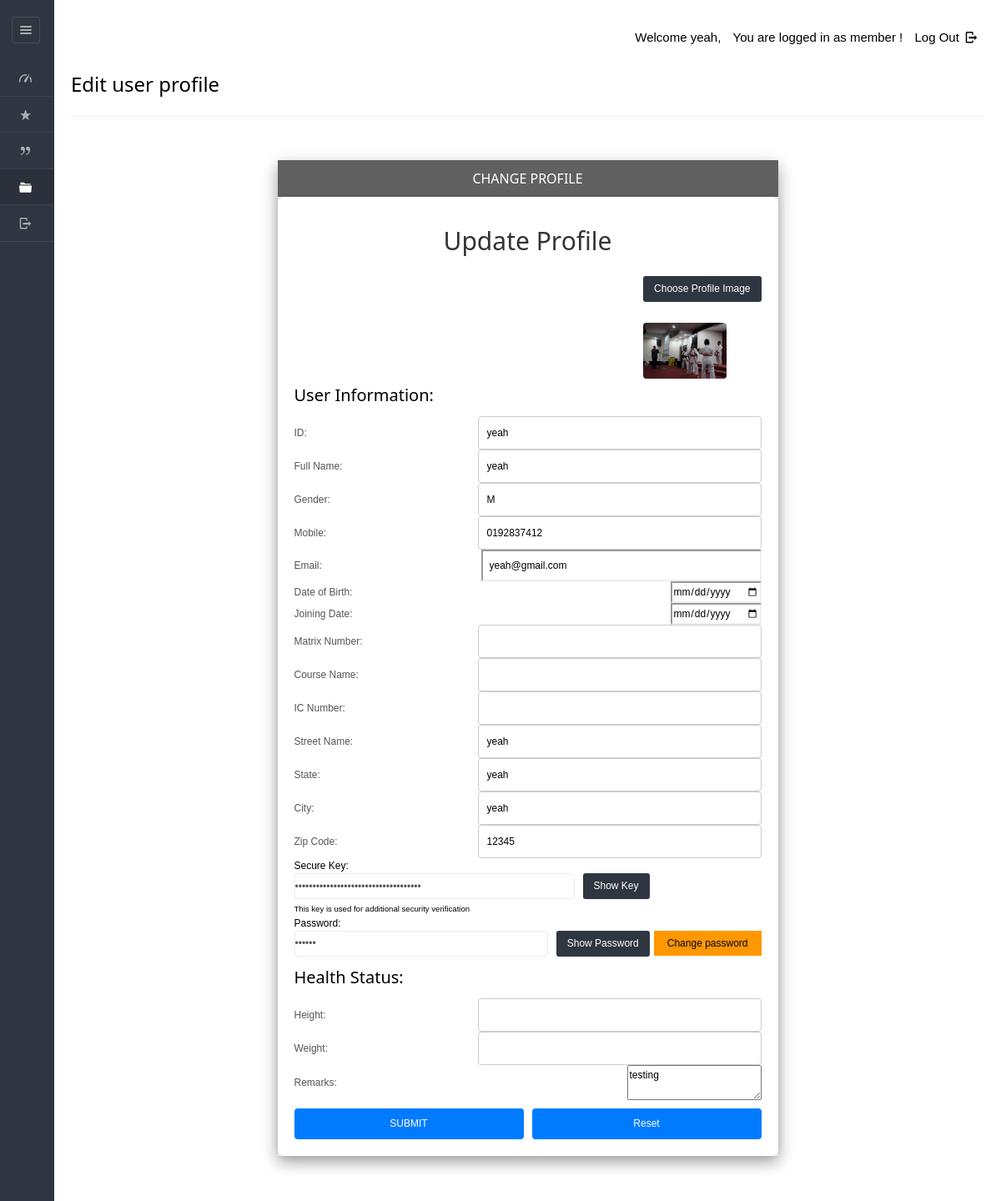
/dashboard/member/more-userprofile.php (signed in), run on the app's committed database.
### tables this page shows
CREATE TABLE IF NOT EXISTS `images` (
  `imageid` varchar(200) NOT NULL,
  `adminid` varchar(20) DEFAULT NULL,
  `userid` varchar(20) DEFAULT NULL,
  `staffid` varchar(20) DEFAULT NULL,
  `planid` varchar(8) DEFAULT NULL,
  `image_path` varchar(255) DEFAULT 'placeholder.jpg',
  `uploaded_at` timestamp NOT NULL DEFAULT CURRENT_TIMESTAMP,
  PRIMARY KEY (`imageid`)
);

CREATE TABLE IF NOT EXISTS `users` (
  `userid` varchar(20) NOT NULL,
  `pass_key` varchar(100) NOT NULL,
  `imageid` varchar(200) DEFAULT NULL,
  `username` varchar(40) DEFAULT NULL,
  `fullName` varchar(100) DEFAULT NULL,
  `gender` varchar(8) DEFAULT NULL,
  `mobile` varchar(20) DEFAULT NULL,
  `email` varchar(200) DEFAULT NULL,
  `dob` varchar(40) DEFAULT NULL,
  `joining_date` varchar(40) DEFAULT NULL,
  `hasApproved` varchar(10) DEFAULT NULL,
  `matrixNumber` varchar(255) DEFAULT NULL,
  `courseName` varchar(255) DEFAULT NULL,
  `no_ic` varchar(50) DEFAULT NULL,
  PRIMARY KEY (`userid`)
);

CREATE TABLE IF NOT EXISTS `address` (
  `addressid` varchar(20) NOT NULL,
  `staffid` varchar(40) DEFAULT NULL,
  `adminid` varchar(20) DEFAULT NULL,
  `userid` varchar(20) NOT NULL,
  `streetName` varchar(40) DEFAULT NULL,
  `state` varchar(40) DEFAULT NULL,
  `city` varchar(40) DEFAULT NULL,
  `zipcode` varchar(5) DEFAULT NULL,
  PRIMARY KEY (`addressid`)
);

CREATE TABLE IF NOT EXISTS `health_status` (
  `healthid` varchar(100) NOT NULL,
  `calorie` int DEFAULT NULL,
  `height` varchar(8) DEFAULT NULL,
  `weight` varchar(8) DEFAULT NULL,
  `remarks` varchar(200) NOT NULL DEFAULT '',
  `userid` varchar(20) NOT NULL,
  `fat` int DEFAULT NULL,
  PRIMARY KEY (`healthid`)
);

### dashboard/member/more-userprofile.php (the view, shortened to what this page needs)
<?php
require '../../include/db_conn.php';
$userid = $_SESSION['userid'];
$user_id = $_SESSION['userid'];
$sql = "SELECT * FROM users WHERE userid = ?";
$stmt = $con->prepare($sql);
$stmt->bind_param("i", $user_id);
$stmt->execute();
$result = $stmt->get_result();
$user_data = $result->fetch_assoc();
$sql = "SELECT * FROM address WHERE userid = ?";
$stmt = $con->prepare($sql);
$stmt->bind_param("i", $user_id);
$stmt->execute();
$result = $stmt->get_result();
$address_data = $result->fetch_assoc();
$sql = "SELECT * FROM health_status WHERE userid = ?";
$stmt = $con->prepare($sql);
$stmt->bind_param("i", $user_id);
$stmt->execute();
$result = $stmt->get_result();
$health_data = $result->fetch_assoc();
$sql = "SELECT * FROM images WHERE userid = ?";
$stmt = $con->prepare($sql);
$stmt->bind_param("i", $user_id);
$stmt->execute();
$result = $stmt->get_result();
$image_data = $result->fetch_assoc();
$query = "SELECT pass_key FROM users WHERE userid = ?";
$stmt = $con->prepare($query);
$stmt->bind_param("i", $user_id);
$stmt->execute();
$stmt->bind_result($user_password);
?>
<!DOCTYPE html>
<html lang="en">
<head>
    <link rel="stylesheet" href="../../css/style.css" id="style-resource-5">
    <link rel="stylesheet" href="../../css/dashMain.css">
    <link rel="stylesheet" type="text/css" href="../../css/entypo.css">
    <link href="a1style.css" rel="stylesheet" type="text/css">
	<link rel="stylesheet" href="../../css/dashboard/sidebar.css">
</head>
<body class="page-body page-fade" onload="collapseSidebar()">
    <div class="page-container sidebar-collapsed" id="navbarcollapse">
        <div class="sidebar-menu">
            <header class="logo-env">
                <div class="sidebar-collapse" onclick="collapseSidebar()">
                    <a href="#" class="sidebar-collapse-icon with-animation">
                        <i class="entypo-menu"></i>
                    </a>
                </div>
            </header>
            <?php include('nav.php'); ?>
        </div>
        <div class="main-content">
            <div class="row">
                <div class="col-md-6 col-sm-8 clearfix"></div>
                <div class="col-md-6 col-sm-4 clearfix hidden-xs">
                    <ul class="list-inline links-list pull-right">
                        <li>
                            <a href="logout.php">Log Out <i class="entypo-logout right"></i></a>
                        </li>
                    </ul>
                </div>
            </div>
            <h3>Edit user profile</h3>
            <hr />
            <div class="a1-container a1-small a1-padding-32" style="margin-top:2px; margin-bottom:2px;">
                <div class="a1-card-8 a1-light-gray" style="width:600px; margin:0 auto;">
                    <div class="a1-container a1-dark-gray a1-center">
                        <h6>CHANGE PROFILE</h6>
                    </div>
<div class="form-container">
    <h2>Update Profile</h2>
    <form id="form1" name="form1" method="post" action="" enctype="multipart/form-data">
<div class="form-group">
    <div>
        <button id="file-upload-btn" class="btn btn-primary">Choose Profile Image</button>
        <br>
        <div id="image-container" style="margin-top: 25px!important;">
            <img id="preview-image" src="<?php echo isset($image_data['image_path']) ? htmlspecialchars($image_data['image_path'], ENT_QUOTES, 'UTF-8') : ''; ?>" alt="Profile Image" style="<?php echo isset($image_data['image_path']) ? '' : 'display:none;'; ?>">
        </div>
    </div>
</div>
<h4>User Information:</h4>
<div class="form-group">
    <label for="login_id">ID:</label>
    <input type="text" name="login_id" value="<?php echo htmlspecialchars($user_data['username'] ?? '', ENT_QUOTES, 'UTF-8'); ?>" required pattern="[a-zA-Z0-9]{1,25}" title="Only alphanumeric characters are allowed, up to 25 characters." readonly>
</div>
<div class="form-group">
    <label for="full_name">Full Name:</label>
    <input type="text" name="full_name" value="<?php echo htmlspecialchars($user_data['fullName'] ?? '', ENT_QUOTES, 'UTF-8'); ?>" maxlength="25" required pattern="[a-zA-Z\s]{1,25}" title="Only letters and spaces are allowed, up to 25 characters.">
</div>
<div class="form-group">
    <label for="gender">Gender:</label>
    <input type="text" name="gender" value="<?php echo htmlspecialchars($user_data['gender'] ?? '', ENT_QUOTES, 'UTF-8'); ?>" maxlength="10" required pattern="[a-zA-Z]{1,10}" title="Only letters are allowed, up to 10 characters.">
</div>
<div class="form-group">
    <label for="mobile">Mobile:</label>
    <input type="text" name="mobile" value="<?php echo htmlspecialchars($user_data['mobile'] ?? '', ENT_QUOTES, 'UTF-8'); ?>" maxlength="15" required pattern="\d{10,15}" title="Only digits are allowed, between 10 to 15 characters.">
</div>
<div class="form-group">
    <label for="email">Email:</label>
    <input type="email" name="email" value="<?php echo htmlspecialchars($user_data['email'] ?? '', ENT_QUOTES, 'UTF-8'); ?>" maxlength="50" required pattern=".{1,50}" title="Up to 50 characters.">
</div>
<div class="form-group">
    <label for="dob">Date of Birth:</label>
    <input type="date" name="dob" value="<?php echo htmlspecialchars($user_data['dob'] ?? '', ENT_QUOTES, 'UTF-8'); ?>" required>
</div>
<div class="form-group">
    <label for="joining_date">Joining Date:</label>
    <input type="date" name="joining_date" value="<?php echo htmlspecialchars($user_data['joining_date'] ?? '', ENT_QUOTES, 'UTF-8'); ?>" required>
</div>
<div class="form-group">
    <label for="matrixNumber">Matrix Number:</label>
    <input type="text" name="matrixNumber" value="<?php echo htmlspecialchars($user_data['matrixNumber'] ?? '', ENT_QUOTES, 'UTF-8'); ?>" maxlength="25" required pattern="[a-zA-Z0-9]{1,25}" title="Only alphanumeric characters are allowed, up to 25 characters.">
</div>
<div class="form-group">
    <label for="courseName">Course Name:</label>
    <input type="text" name="courseName" value="<?php echo htmlspecialchars($user_data['courseName'] ?? '', ENT_QUOTES, 'UTF-8'); ?>" maxlength="50" required pattern="[a-zA-Z\s]{1,50}" title="Only letters and spaces are allowed, up to 50 characters.">
</div>
<div class="form-group">
    <label for="no_ic">IC Number:</label>
    <input type="text" name="no_ic" value="<?php echo htmlspecialchars($user_data['no_ic'] ?? '', ENT_QUOTES, 'UTF-8'); ?>" maxlength="12" required pattern="\d{12}" title="Only digits are allowed, exactly 12 characters.">
</div>
<div class="form-group">
    <label for="street_name">Street Name:</label>
    <input type="text" name="street_name" value="<?php echo htmlspecialchars($address_data['streetName'] ?? '', ENT_QUOTES, 'UTF-8'); ?>" maxlength="50" required>
</div>
<div class="form-group">
    <label for="state">State:</label>
    <input type="text" name="state" value="<?php echo htmlspecialchars($address_data['state'] ?? '', ENT_QUOTES, 'UTF-8'); ?>" maxlength="25" required pattern="[a-zA-Z\s]{1,25}" title="Only letters and spaces are allowed, up to 25 characters.">
</div>
<div class="form-group">
    <label for="city">City:</label>
    <input type="text" name="city" value="<?php echo htmlspecialchars($address_data['city'] ?? '', ENT_QUOTES, 'UTF-8'); ?>" maxlength="25" required pattern="[a-zA-Z\s]{1,25}" title="Only letters and spaces are allowed, up to 25 characters.">
</div>
<div class="form-group">
    <label for="zip_code">Zip Code:</label>
    <input type="text" name="zip_code" value="<?php echo htmlspecialchars($address_data['zipcode'] ?? '', ENT_QUOTES, 'UTF-8'); ?>" maxlength="10" required pattern="\d{5,10}" title="Only digits are allowed, between 5 to 10 characters.">
</div>
<?php
$query = "SELECT securekey FROM login WHERE userid = ?";
$stmt = $con->prepare($query);
$stmt->bind_param("i", $userid);
$stmt->execute();
$result = $stmt->get_result();
$securekey = "";
if ($result->num_rows > 0) {
    $row = $result->fetch_assoc();
    $securekey = $row['securekey'];
}
?>
<tr>
    <td height="35">Secure Key:</td>
    <td height="35">
        <div style="display: flex; align-items: center; gap: 5px;">
            <input type="password" id="secureKey" name="securekey" value="<?php echo htmlspecialchars($securekey); ?>" class="form-control" style="flex: 1; max-width: 60%; margin-right: 5px;" readonly required/>
            <button type="button" onclick="handleSecureKeyVisibility(event)" class="btn btn-primary" style="white-space: nowrap;">Show Key</button>
        </div>
        <small style="display: block; margin-top: 5px;">This key is used for additional security verification</small>
    </td>
</tr>
<tr>
    <td height="35">Password:</td>
    <td height="35">
        <div style="display: flex; align-items: center; gap: 5px;">
            <input type="password" id="userPassword" class="form-control" value="<?php echo htmlspecialchars($user_password); ?>" style="flex: 1; max-width: 60%; margin-right: 5px;" readonly>
            <button type="button" onclick="handlePasswordVisibility(event)" class="btn btn-primary" style="white-space: nowrap;">Show Password</button>
            <a href="change_pwd.php" class="a1-btn a1-orange" style="white-space: nowrap;">Change password</a>
        </div>
    </td>
</tr>
<h4 id="health_status_section">Health Status:</h4>
<div class="form-group">
    <label for="height">Height:</label>
    <input type="text" name="height" value="<?php echo htmlspecialchars($health_data['height'] ?? '', ENT_QUOTES, 'UTF-8'); ?>" maxlength="5" required pattern="\d{1,5}" title="Only digits are allowed, up to 5 characters.">
</div>
<div class="form-group">
    <label for="weight">Weight:</label>
    <input type="text" name="weight" value="<?php echo htmlspecialchars($health_data['weight'] ?? '', ENT_QUOTES, 'UTF-8'); ?>" maxlength="5" required pattern="\d{1,5}" title="Only digits are allowed, up to 5 characters.">
</div>
<div class="form-group">
    <label for="remarks">Remarks:</label>
    <textarea name="remarks" maxlength="255"><?php echo htmlspecialchars($health_data['remarks'] ?? '', ENT_QUOTES, 'UTF-8'); ?></textarea>
</div>
<div class="form-group">
    <input type="submit" name="submit" value="SUBMIT" class="btn btn-primary" style="margin-right: 10px;">
    <input type="reset" name="reset" value="Reset" class="btn btn-secondary">
</div>
    </form>
</div>
                </div>
            </div>
        </div>
    </body>
</html>

### css/style.css (style rules this page uses)
html { font-size: 62.5%; font-family: sans-serif; }
div { display: block; }
body { font-family: "Noto Sans", sans-serif, "Helvetica Neue", Helvetica, Arial, sans-serif; font-size: 12px; line-height: 1.428571429; display: block; margin: 0; }
*, *:before, *:after { box-sizing: border-box; }
a { text-decoration: none; background: transparent; }
img { vertical-align: middle; }
img { border: 0; }
.form-control { display: block; width: 100%; height: 31px; padding: 6px 12px; font-size: 12px; line-height: 1.428571429; color: #555555; outline:none; vertical-align: middle; background-color: #ffffff; background-image: none; border: 1px solid #ebebeb; border-radius: 3px; transition: border-color ease-in-out .15s, box-shadow ease-in-out .15s; }
input, button, select, textarea { font-family: inherit; font-size: inherit; line-height: inherit; }
button, input { line-height: normal; }
button, input, select, textarea { font-family: inherit; font-size: 100%; margin: 0; }
input:not([type]), input[type="email" i], input[type="number" i], input[type="password" i], input[type="tel" i], input[type="url" i], input[type="text" i] { padding: 1px 0px; }
input { background-color: white; cursor: text; padding: 1px; border-width: 2px; border-style: inset; border-color: initial; border-image: initial; }
input, textarea, select, button { text-rendering: auto; color: initial; letter-spacing: normal; word-spacing: normal; text-transform: none; text-indent: 0px; text-shadow: none; display: inline-block; text-align: start; margin: 0em; font: 400 13.3333px Arial; }
.btn-primary { color: #ffffff; background-color: #303641; border-color: #303641; }
.btn { display: inline-block; margin-bottom: 0; font-weight: 400; text-align: center; vertical-align: middle; cursor: pointer; background-image: none; border: 1px solid transparent; white-space: nowrap; padding: 6px 12px; font-size: 12px; line-height: 1.428571429; border-radius: 3px; user-select: none; }
button, html input[type="button"], input[type="reset"], input[type="submit"] { cursor: pointer; }
button, select { text-transform: none; }
a { color: #373e4a; text-decoration: none; }
a { background: transparent; }
a { color: #373e4a; }
.page-container { position: relative; padding-left: 280px; }
.page-container .sidebar-menu { position: absolute; width: 280px; top: 0; left: 0; bottom: 0; background: #303641; color: #aaabae; z-index: 1; min-height: 796px; box-sizing: border-box; }
.page-container .sidebar-menu .logo-env { width: 100%; padding: 35px; padding-bottom: 10px; box-sizing: border-box; }
.page-container.sidebar-collapsed { padding-left: 65px; }
.page-container.sidebar-collapsed .sidebar-menu { z-index: 4; width: 65px; }
.page-container.sidebar-collapsed .sidebar-menu .logo-env { display: block; padding: 20px; }
.page-container .sidebar-menu .logo-env:before, .page-container .sidebar-menu .logo-env:after { content: " "; display: table; }
.page-container .sidebar-menu .logo-env > div { display: block; vertical-align: middle; white-space: nowrap; float: left; }
.page-container .sidebar-menu .logo-env > div > a { display: inline-block; color: #aaabae; }
.page-container.sidebar-collapsed .sidebar-menu .logo-env > div.sidebar-collapse { display: block; padding: 0; left: 3px; }
.page-container .sidebar-menu .logo-env > div.sidebar-collapse, .page-container .sidebar-menu .logo-env > div.sidebar-mobile-menu { position: relative; float: right; }
.page-container .sidebar-menu .logo-env > div.sidebar-collapse a, .page-container .sidebar-menu .logo-env > div.sidebar-mobile-menu a { display: inline-block; border: 1px solid #454a54; text-align: center; padding: 0; line-height: 1; font-size: 20px; font-weight: 300; padding: 5px 2px; background-clip: padding-box; border-radius: 3px; transition: all 200ms ease-in-out; }
.page-container .sidebar-menu .logo-env:after { clear: both; }
ul, ol { margin-top: 0; margin-bottom: 8.5px; }
ul, menu, dir { display: block; list-style-type: disc; }
li { display: list-item; }
i, cite, em, var, address, dfn { font-style: italic; }

### css/entypo.css (style rules this page uses)
[class^="entypo-"]:before, [class*=" entypo-"]:before { font-family: "entypo"; font-style: normal; font-weight: normal; speak: none; display: inline-block; text-decoration: inherit; width: 1em; margin-right: .2em; text-align: center; font-variant: normal; text-transform: none; line-height: 1em; margin-left: .2em; }
.entypo-menu:before { content: '\e811'; }
.entypo-logout:before { content: '\e85d'; }

### data on the page
images: image_path (picture)
users: login_id "yeah", full_name "yeah", gender "M", mobile "0192837412", email "yeah@gmail.com"
address: street_name "yeah", state "yeah", city "yeah", zip_code "12345"
health_status: remarks "testing"
